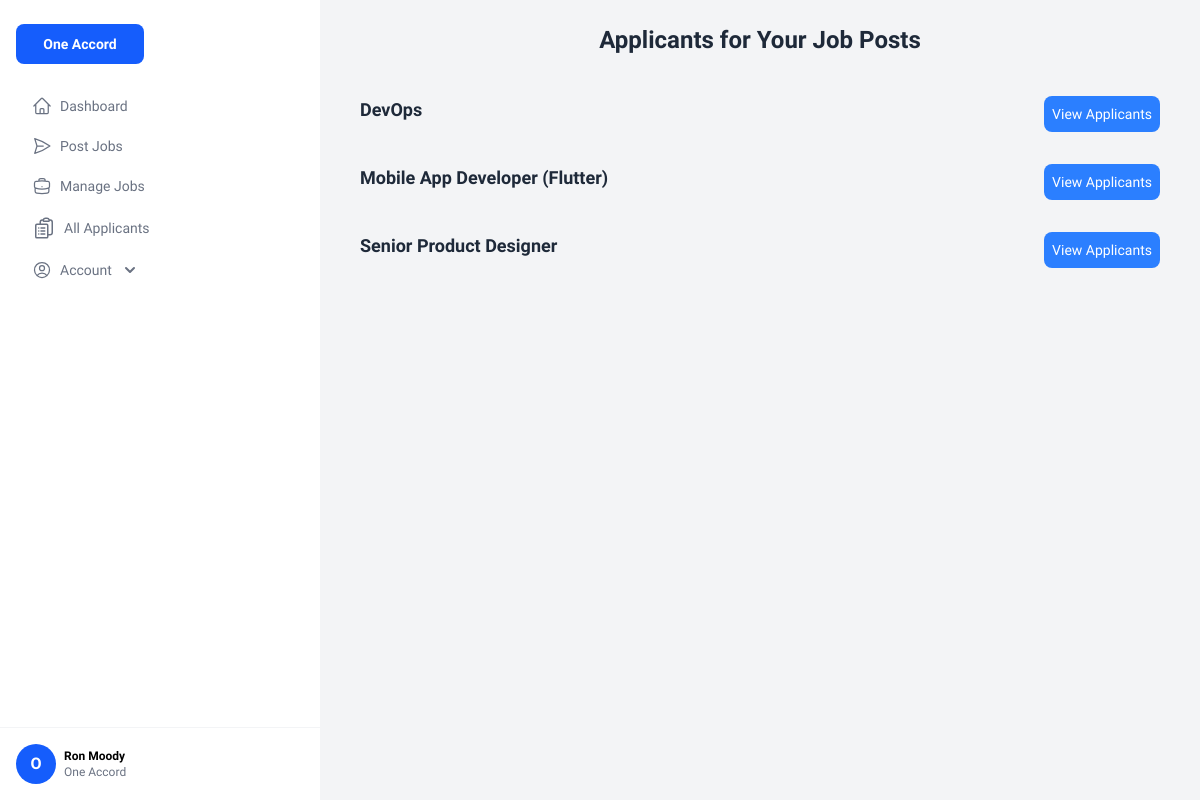
The page /job_list/ (signed in) on the database as committed earlier.
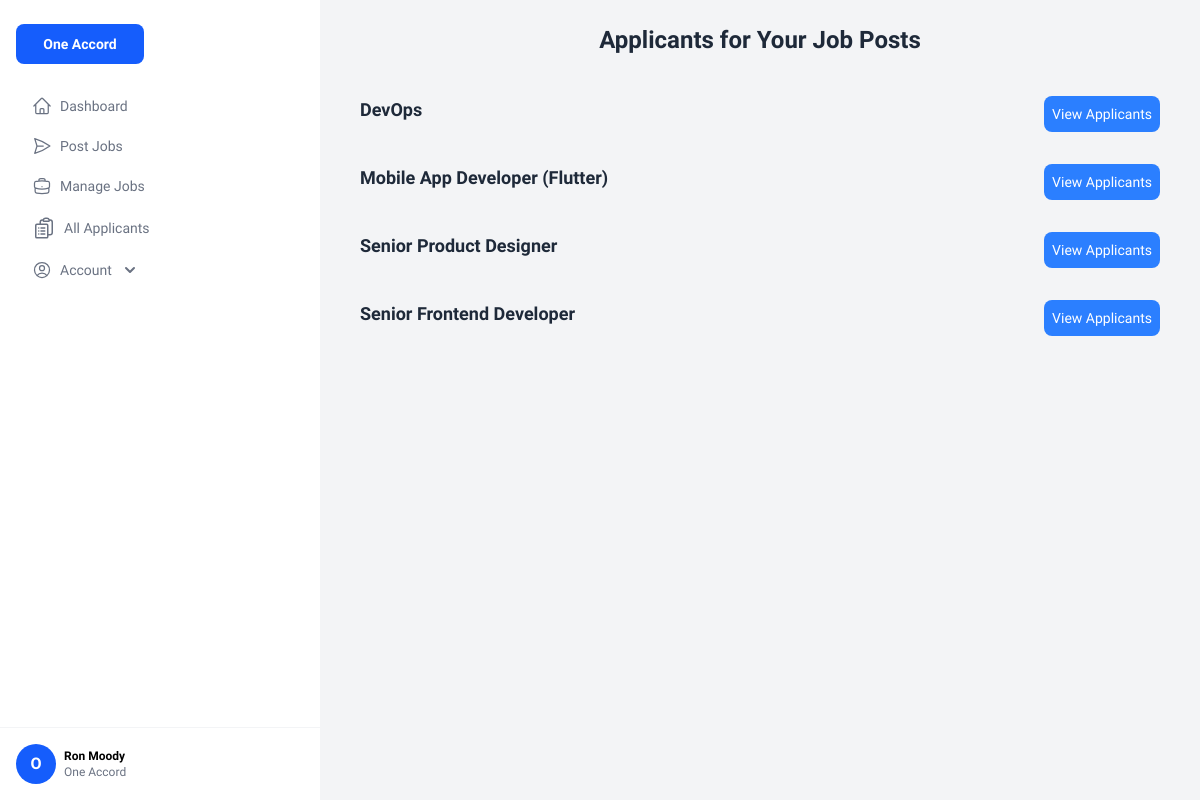
The same page on the database as committed later.
### job_portal/models.py (models this page shows, shortened)
class JobPost(models.Model):
    company = models.ForeignKey(CompanyProfile, on_delete=models.CASCADE)
    title = models.CharField(max_length=255)
    description = models.TextField(blank=True)
    work_type = models.CharField(max_length=255, blank=True, null=True)
    salary = models.DecimalField(max_digits=10, decimal_places=2, blank=True, null=True)
    working_hours=models.CharField(max_length=100, blank=True, null=True)
    posted = models.DateTimeField(auto_now_add=True)

### job_portal/views.py (the view)
# urls.py: path('job_list/', v.job_list, name="job_list"),
def job_list(request):
    if not request.user.is_authenticated:
        return redirect("login")
    role = get_role(request.user)
    if role != "employer":
        messages.error(request, "Access denied.")
        return redirect("index")
    company = CompanyProfile.objects.get(user=request.user)
    jobs = JobPost.objects.filter(company=company)
    context = {
        "role": role,
        "jobs": jobs,
    }
    return render(request, "company/job_list.html", context)

### job_portal/context_processors.py (called while the page is built)
def user_role(request):
    role = None
    if request.user.is_authenticated:
        if JobSeekerProfile.objects.filter(user=request.user).exists():
            role = 'jobseeker'
        elif CompanyProfile.objects.filter(user=request.user).exists():
            role = 'employer'
        else:
            role = 'user'
    return {
        'user_role': role
    }

### job_portal/views.py (called while the page is built)
def get_role(user):
    try:
        profile = JobSeekerProfile.objects.get(user=user)
        return "job_seeker"
    except JobSeekerProfile.DoesNotExist:
        try:
            profile = CompanyProfile.objects.get(user=user)
            return "employer"
        except CompanyProfile.DoesNotExist:
            return None

### job_portal/templates/company/job_list.html
{% extends "common/dashboard_layout.html" %}
{% load humanize %}
{% block content %}
<div class="mx-auto bg-gray-100 min-h-screen p-6">
  <h2 class="text-2xl font-semibold mb-6 text-gray-800 text-center">Applicants for Your Job Posts</h2>
  {% for job  in jobs %}
  <div class="p-4 rounded flex justify-between">
    <h3 class="text-lg font-bold text-gray-800">{{ job.title }}</h3>
    <a href="{% url 'view_job_applicants' job.id %}" class="text-white bg-blue-500 text-sm p-2 rounded-lg inline-block">View Applicants</a>
  </div>
  {% endfor %}
{% endblock %}

Rows that differ between the two databases and show on the page:
added JobPost: title "Senior Frontend Developer"
